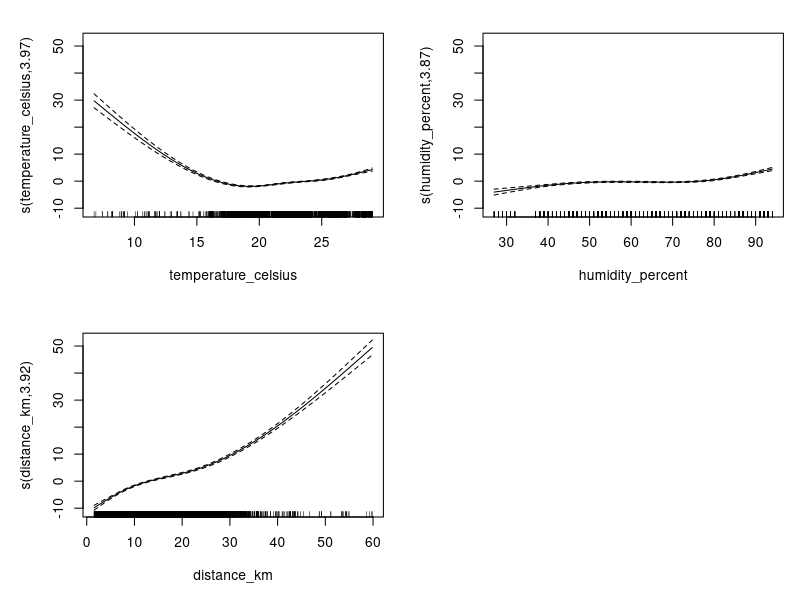
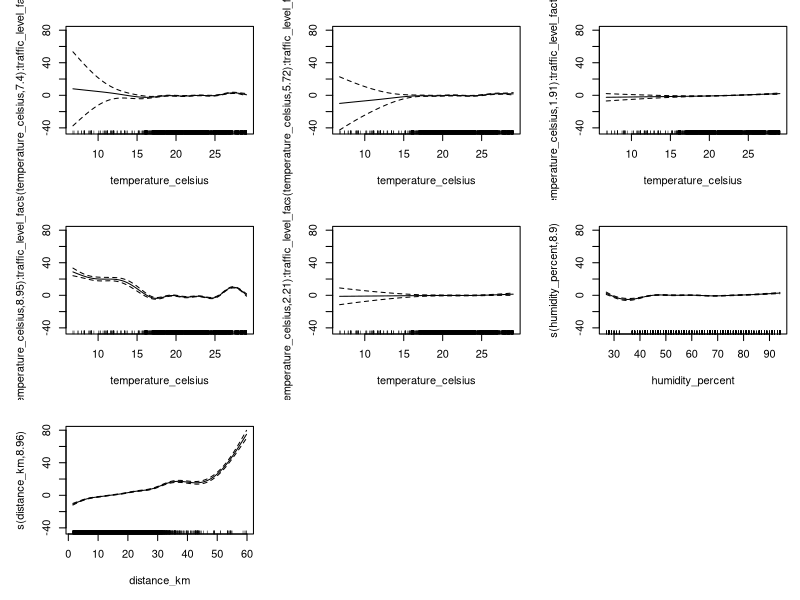
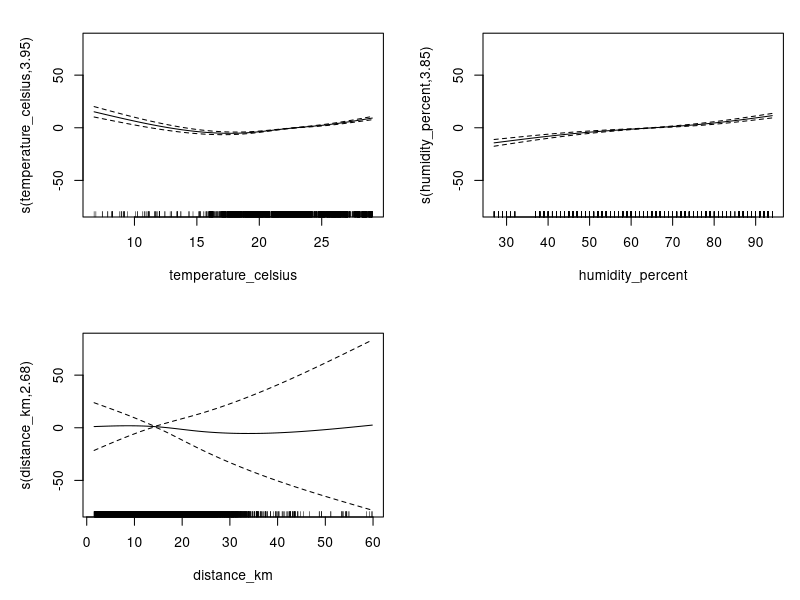
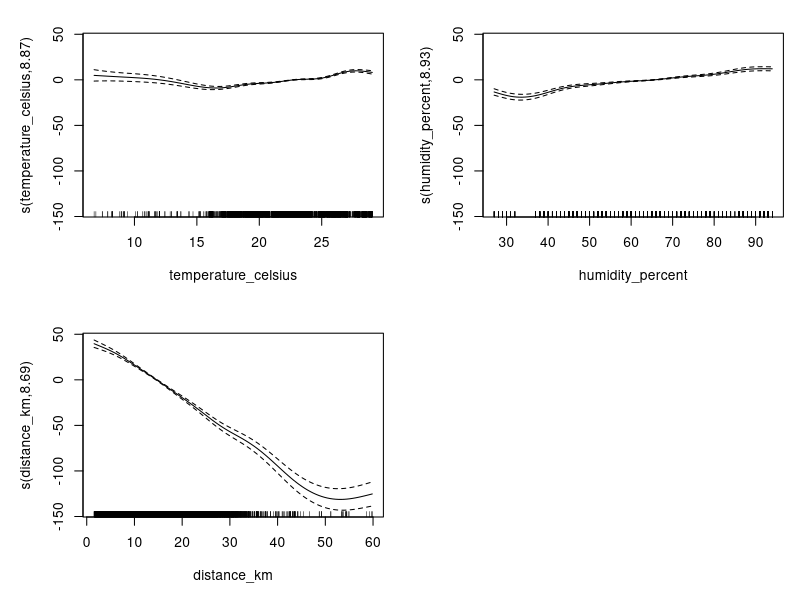
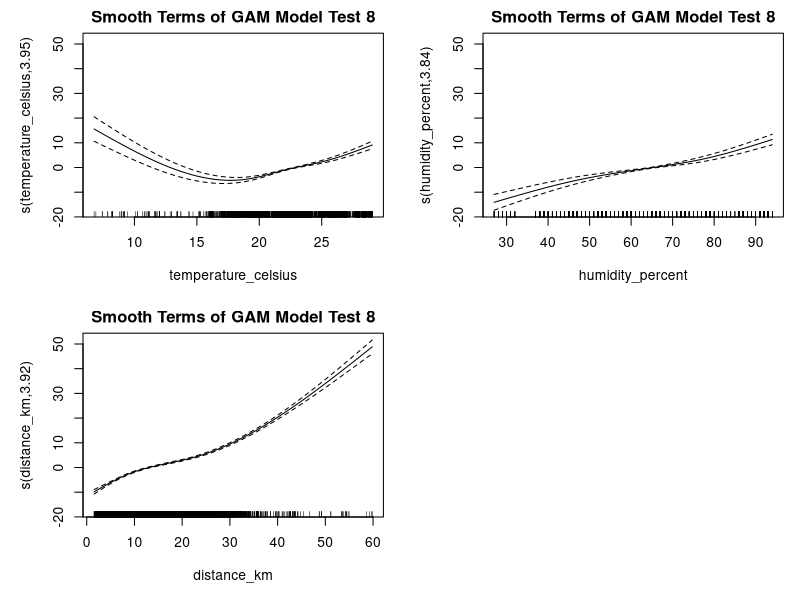
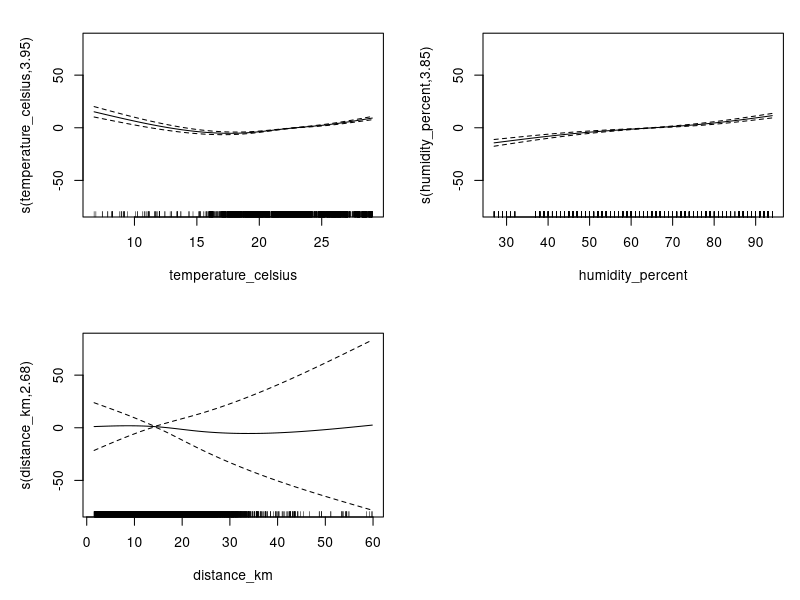
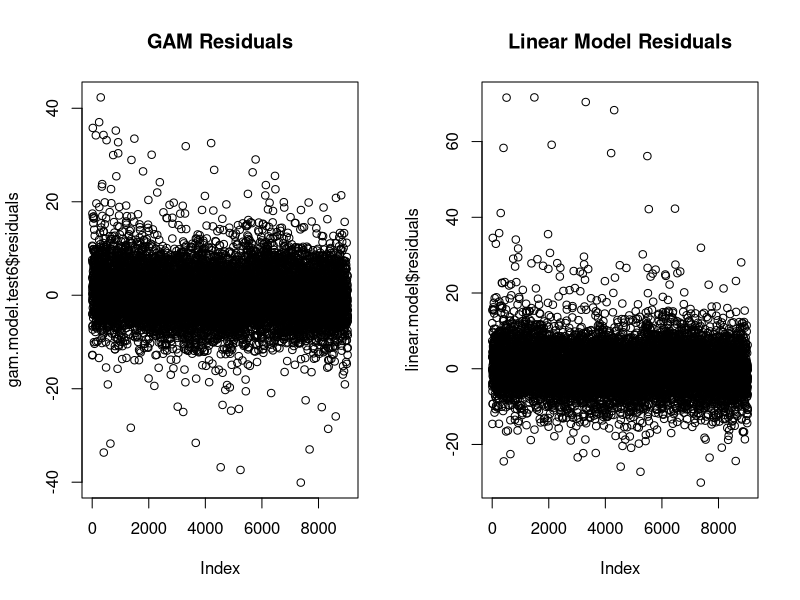
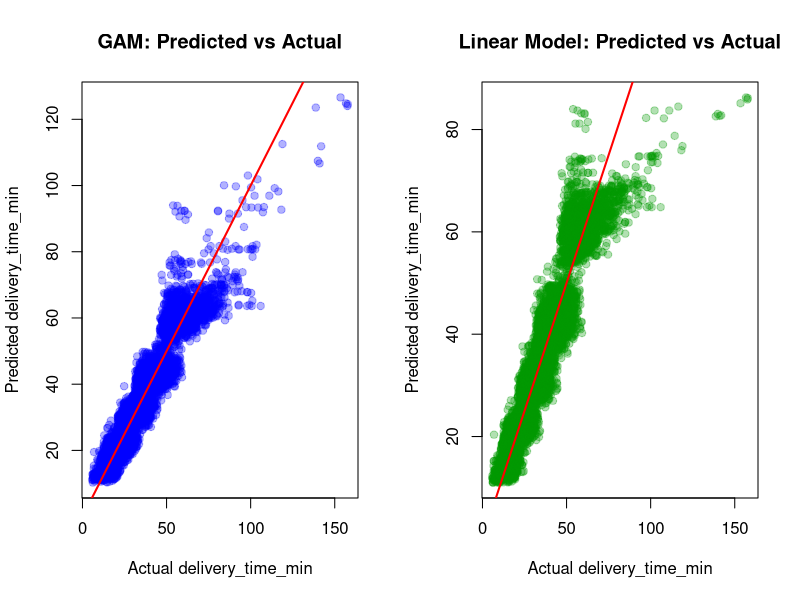

Recreate these plots in R, in order. (Note: this script raises an error after producing the figures.)
# Generalised Additive Model - Regression on time
getwd()

df_clean <- read.csv("../data/cleaned_data.csv")

#----------------------------------------------------------------------
library(mgcv)
# 1st attempting of GAM to check p values of each variables 
gam.model.test1 <- gam(delivery_time_min ~ courier_age_years + temperature_celsius + humidity_percent + 
      precipitation_mm + distance_km + traffic_level_factor + 
        vehicle_type_factor + weather_category,
          data = df_clean)
summary(gam.model.test1)


# 2nd attempting of GAM: selected only, with smoother s() function
gam.model.test2 <- gam(delivery_time_min ~ s(temperature_celsius) + s(humidity_percent) + 
                           s(distance_km) + traffic_level_factor + 
                         weather_category,
                       data = df_clean)
summary(gam.model.test2) 

# 3rd attempting of GAM, fine turning to reduce the edf(Effective Degrees of Freedom). 
# edf=9 is much too overfitted, using bs = "cs" (cyclic spline with shrinkage)
# k sets the maximum allowable complexity for each smooth term.:
gam.model.test3 <- gam(delivery_time_min ~ s(temperature_celsius, bs = "cs", k=5) + 
                         s(humidity_percent, bs = "cs", k=5) + 
                         s(distance_km, bs = "cs", k=5) + 
                         traffic_level_factor + 
                         weather_category,
                       data = df_clean) 
summary(gam.model.test3) 
#  visualize the smooth terms, Plot all smooth terms with confidence intervals 
plot(gam.model.test3, pages = 1, se = TRUE, rug = TRUE)

# 4th attempting using I() function without smooth s(), 
# with full second-order interaction analysis using the ^2 formula expansion
gam.two.fold <- gam(delivery_time_min ~ (temperature_celsius + humidity_percent + 
                        distance_km + traffic_level_factor + 
                        weather_category)^2,
                      data = df_clean)
summary(gam.two.fold)
#  visualize the smooth terms, Plot all smooth terms with confidence intervals 
# no this model doesn't content a smooth


# 5th attempting
# Check and convert to factor
df_clean$traffic_level_factor <- as.factor(df_clean$traffic_level_factor)


gam.model.test5 <- gam(delivery_time_min ~ s(temperature_celsius, by = traffic_level_factor) +  
    s(humidity_percent) + s(distance_km) + traffic_level_factor + weather_category, 
    data = df_clean)
summary(gam.model.test5)
#  visualize the smooth terms, Plot all smooth terms with confidence intervals 
plot(gam.model.test5, pages = 1, se = TRUE, rug = TRUE)

# 6th fitting, include recommended interations to the GAM with shrinkage of cyclic spline
gam.model.test6 <- gam(delivery_time_min ~       s(temperature_celsius, bs = "cs", k=5) + 
                                                 s(humidity_percent, bs = "cs", k=5) + 
                                                 s(distance_km, bs = "cs", k=5) + 
                                                 traffic_level_factor + 
                                                 weather_category +
                                                 temperature_celsius:humidity_percent +
                                                 distance_km:traffic_level_factor,
                                                 data = df_clean)
summary(gam.model.test6)
#  visualize the smooth terms, Plot all smooth terms with confidence intervals 
plot(gam.model.test6, pages = 1, se = TRUE, rug = TRUE)

# 7th fitting without shrinkage of cyclic spline
gam.model.test7 <- gam(delivery_time_min ~       s(temperature_celsius) + 
                         s(humidity_percent) + 
                         s(distance_km) + 
                         traffic_level_factor + 
                         weather_category +
                         temperature_celsius:humidity_percent +
                         distance_km:traffic_level_factor,
                       data = df_clean)
summary(gam.model.test7)
#  visualize the smooth terms, Plot all smooth terms with confidence intervals 
plot(gam.model.test7, pages = 1, se = TRUE, rug = TRUE)

# 8th continue after 6th, remove insignificant variables
gam.model.test8 <- gam(delivery_time_min ~       s(temperature_celsius, bs = "cs", k=5) + 
                         s(humidity_percent, bs = "cs", k=5) + 
                         s(distance_km, bs = "cs", k=5) + 
                         traffic_level_factor + 
                         weather_category +
                         temperature_celsius:humidity_percent,
                       data = df_clean)
summary(gam.model.test8)
#  visualize the smooth terms, Plot all smooth terms with confidence intervals 
plot(gam.model.test8, pages = 1, se = TRUE, rug = TRUE, main="Smooth Terms of GAM Model Test 8")

#----------------------------------------------------------------------------


#comparision between two models
anova(gam.model.test3,gam.model.test6)
anova(gam.model.test3,gam.model.test8)
anova(gam.model.test6,gam.model.test8)

# Extract and print parametric coefficients
coef(gam.model.test6)
# Extract parametric coefficients
coefs <- coef(gam.model.test6)

# Print formula-like expression (only for parametric terms)
cat("delivery_time_min = ", round(coefs[1], 3), " + ")

# Add other parametric terms (e.g., traffic_level_factor)
for (i in 2:length(coefs)) {
  cat(round(coefs[i], 3), "*", names(coefs)[i], " + ")
}
cat("smooth functions of temperature_celsius, humidity_percent, and distance_km\n")


#  visualize the smooth terms, Plot all smooth terms with confidence intervals 
plot(gam.model.test6, pages = 1, se = TRUE, rug = TRUE)

# Check for  Cross-Validation -- gam.model.test6

library(mgcv)
library(caret)

set.seed(123)
train_index <- createDataPartition(df_clean$delivery_time_min, p = 0.8, list = FALSE)
train_data <- df_clean[train_index, ]
test_data <- df_clean[-train_index, ]

# Fit GAM on training set using gam.model.test6
gam.model.train <- gam( delivery_time_min ~
  s(temperature_celsius, bs = "cs", k=5) + 
    s(humidity_percent, bs = "cs", k=5) + 
    s(distance_km, bs = "cs", k=5) + 
    traffic_level_factor + 
    weather_category +
    temperature_celsius:humidity_percent +
    distance_km:traffic_level_factor,
  data = train_data,
  method = "REML"
)

# Predict on test set
pred <- predict(gam.model.train, newdata = test_data)

# Evaluate performance
RMSE <- sqrt(mean((pred - test_data$delivery_time_min)^2))
MAE <- mean(abs(pred - test_data$delivery_time_min))

RMSE
MAE

# Check for  Cross-Validation -- gam.model.test8

library(mgcv)
library(caret)

set.seed(100)
train_index <- createDataPartition(df_clean$delivery_time_min, p = 0.8, list = FALSE)
train_data <- df_clean[train_index, ]
test_data <- df_clean[-train_index, ]

# Fit GAM on training set using gam.model.test8
gam.model.traintest8 <- gam( delivery_time_min ~
                          s(temperature_celsius, bs = "cs", k=5) + 
                          s(humidity_percent, bs = "cs", k=5) + 
                          s(distance_km, bs = "cs", k=5) + 
                          traffic_level_factor + 
                          weather_category +
                          temperature_celsius:humidity_percent,
                        data = train_data,
                        method = "REML"
)

# Predict on test set
pred <- predict(gam.model.traintest8, newdata = test_data)

# Evaluate performance
RMSE <- sqrt(mean((pred - test_data$delivery_time_min)^2))
MAE <- mean(abs(pred - test_data$delivery_time_min))

RMSE
MAE

#-----------------------------------------------------------------
# comparison between a linear model
linear.model <- gam(
  delivery_time_min ~ temperature_celsius + humidity_percent + distance_km + 
    traffic_level_factor + weather_category,
  data = df_clean,
  method = "REML"
)

# Compare summary statistics
summary(gam.model.test8)      # Your existing smooth GAM
summary(linear.model)         # New linear-only model

# Compare using AIC
# Lower AIC = better fit with a penalty for complexity.
AIC(gam.model.test8, linear.model)

# Visualize residuals

par(mfrow = c(1, 2))
plot(gam.model.test6$residuals, main = "GAM Residuals")
plot(linear.model$residuals, main = "Linear Model Residuals")

# Plot predicted vs. actual delivery_time_min
# Predicted values from both models
df_clean$pred_gam <- predict(gam.model.test6, type = "response")
df_clean$pred_lm  <- predict(linear.model, type = "response")

# Plot predicted vs. actual (base R version)
par(mfrow = c(1, 2))

# GAM
plot(df_clean$delivery_time_min, df_clean$pred_gam,
     main = "GAM: Predicted vs Actual",
     xlab = "Actual delivery_time_min", ylab = "Predicted delivery_time_min",
     pch = 19, col = rgb(0, 0, 1, 0.3))
abline(0, 1, col = "red", lwd = 2)

# Linear Model
plot(df_clean$delivery_time_min, df_clean$pred_lm,
     main = "Linear Model: Predicted vs Actual",
     xlab = "Actual delivery_time_min", ylab = "Predicted delivery_time_min",
     pch = 19, col = rgb(0, 0.6, 0, 0.3))
abline(0, 1, col = "red", lwd = 2)

# Visualize residuals -- 2

par(mfrow = c(1, 2))
plot(gam.model.test3$residuals, main = "GAM Residuals")
plot(linear.model$residuals, main = "Linear Model Residuals")

# Plot predicted vs. actual delivery_time_min
# Predicted values from both models
df_clean$pred_gam <- predict(gam.model.test3, type = "response")
df_clean$pred_lm  <- predict(linear.model, type = "response")

# Plot predicted vs. actual (base R version)
par(mfrow = c(1, 2))

# GAM
plot(df_clean$delivery_time_min, df_clean$pred_gam,
     main = "GAM: Predicted vs Actual",
     xlab = "Actual delivery_time_min", ylab = "Predicted delivery_time_min",
     pch = 19, col = rgb(0, 0, 1, 0.3))
abline(0, 1, col = "red", lwd = 2)

# Linear Model
plot(df_clean$delivery_time_min, df_clean$pred_lm,
     main = "Linear Model: Predicted vs Actual",
     xlab = "Actual delivery_time_min", ylab = "Predicted delivery_time_min",
     pch = 19, col = rgb(0, 0.6, 0, 0.3))
abline(0, 1, col = "red", lwd = 2)

#--------------------------------------------------------------
# Adding log transformed delivery time to d.food_time
library(tidyverse)
df_clean <- df_clean %>%
  mutate(log_delivery_time = log(delivery_time_min))

# 1st attempting of GAM to check p values of each variables 
gam.model.logtest1 <- gam(log_delivery_time ~ courier_age_years + temperature_celsius + humidity_percent + 
                         precipitation_mm + distance_km + traffic_level_factor + 
                         vehicle_type_factor + weather_category,
                       data = df_clean)
summary(gam.model.logtest1)

# 3rd attempting of GAM, fine turning to reduce the edf(Effective Degrees of Freedom). 
# edf=9 is much too overfitted, using bs = "cs" (cyclic spline with shrinkage)
# k sets the maximum allowable complexity for each smooth term.:
gam.model.logtest3 <- gam(log_delivery_time ~ s(temperature_celsius, bs = "cs", k=5) + 
                         s(humidity_percent, bs = "cs", k=5) + 
                         s(distance_km, bs = "cs", k=5) + 
                         traffic_level_factor + 
                         weather_category,
                       data = df_clean) 
summary(gam.model.logtest3) 
#  visualize the smooth terms, Plot all smooth terms with confidence intervals 
plot(gam.model.logtest3, pages = 1, se = TRUE, rug = TRUE)

# 6th fitting, include recommended interations to the GAM with shrinkage of cyclic spline
gam.model.logtest6 <- gam(log_delivery_time ~       s(temperature_celsius, bs = "cs", k=5) + 
                         s(humidity_percent, bs = "cs", k=5) + 
                         s(distance_km, bs = "cs", k=5) + 
                         traffic_level_factor + 
                         weather_category +
                         temperature_celsius:humidity_percent +
                         distance_km:traffic_level_factor,
                       data = df_clean)
summary(gam.model.logtest6)

# 8th continue after 6th, remove insignificant variables
gam.model.logtest8 <- gam(log_delivery_time ~       s(temperature_celsius, bs = "cs", k=5) + 
                         s(humidity_percent, bs = "cs", k=5) + 
                         s(distance_km, bs = "cs", k=5) + 
                         traffic_level_factor + 
                         weather_category +
                         temperature_celsius:humidity_percent,
                       data = df_clean)
summary(gam.model.test8)
#  visualize the smooth terms, Plot all smooth terms with confidence intervals 
plot(gam.model.test8, pages = 1, se = TRUE, rug = TRUE, main="Smooth Terms of GAM Model Test 8")

# model comparing test8 and logtest8

AIC(gam.model.test8, gam.model.logtest8)

# Check for  Cross-Validation -- gam.model.logtest8

library(mgcv)
library(caret)

set.seed(101)
train_index <- createDataPartition(df_clean$log_delivery_time, p = 0.8, list = FALSE)
train_data <- df_clean[train_index, ]
test_data <- df_clean[-train_index, ]

# Fit GAM on training set using gam.model.test8
gam.model.trainlogtest8 <- gam(log_delivery_time ~       s(temperature_celsius, bs = "cs", k=5) + 
                                 s(humidity_percent, bs = "cs", k=5) + 
                                 s(distance_km, bs = "cs", k=5) + 
                                 traffic_level_factor + 
                                 weather_category +
                                 temperature_celsius:humidity_percent,
                               data = df_clean,
                             method = "REML"
)

pred <- predict(gam.model.trainlogtest8, newdata = test_data)
pred_back <- exp(pred)

RMSE <- sqrt(mean((pred_back - test_data$delivery_time_min)^2))
MAE <- mean(abs(pred_back - test_data$delivery_time_min))

RMSE
MAE

# comparison between a linear model
linear.model <- gam(
  delivery_time_min ~ temperature_celsius + humidity_percent + distance_km + 
    traffic_level_factor + weather_category,
  data = df_clean,
  method = "REML"
)
